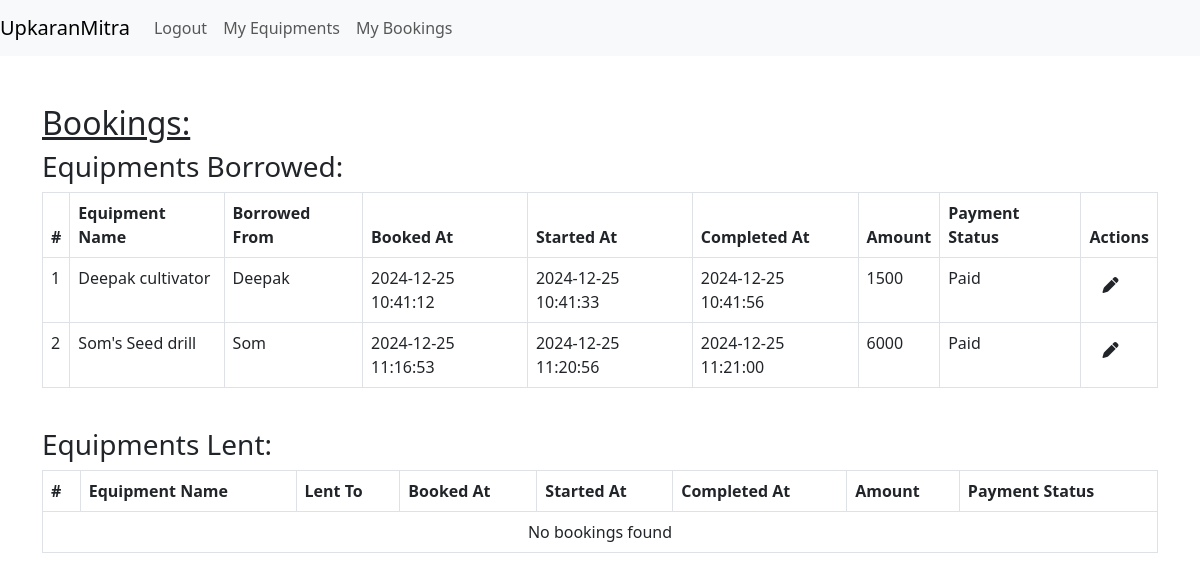
The app's page /myBookings (signed in) with its own data.
### tables this page shows
CREATE TABLE `booking`(
    `id` INTEGER PRIMARY KEY AUTOINCREMENT,
    `user_id` INTEGER NOT NULL,
    `user_equipment_id` INTEGER NOT NULL,
    `booked_at` TEXT,
    `started_at` TEXT,
    `completed_at` TEXT,
    `amount` INTEGER,
    `is_payment_done` INTEGER NOT NULL CHECK (`is_payment_done` IN (0,1)),
    FOREIGN KEY (`user_id`) REFERENCES `user`(`id`)
    FOREIGN KEY (`user_equipment_id`) REFERENCES `user_equipments`(`id`)
);

CREATE TABLE `user_equipments`(
    `id` INTEGER PRIMARY KEY AUTOINCREMENT,
    `user_id` INTEGER NOT NULL,
    `name` TEXT,
    `equipment_category_id` INTEGER NOT NULL,
    `used_for` TEXT,
    `image` BLOB,
    `rate` INTEGER,
    `unit` TEXT,
    `specification` TEXT, `is_available` INTEGER NOT NULL CHECK (`is_available` IN (0,1)) DEFAULT 1,
    FOREIGN KEY (`user_id`) REFERENCES `user`(`id`),
    FOREIGN KEY (`equipment_category_id`) REFERENCES `equipment_category`(`id`)
);

CREATE TABLE `user`(
    `id` INTEGER PRIMARY KEY AUTOINCREMENT,
    `name` TEXT,
    `phone_number` TEXT NOT NULL UNIQUE,
    `email` TEXT,
    `password` TEXT NOT NULL,
    `address_id` INTEGER NOT NULL,
    FOREIGN KEY (`address_id`) REFERENCES `address`(`id`)
);

### app.py (the view)
@app.route('/myBookings', methods=['GET'])
def my_bookings():
    user_id = session['id']
    query = """
    SELECT b.id, b.booked_at, b.started_at, b.completed_at, b.amount, b.is_payment_done,
    ue.name as equipment_name, ue.user_id as borrowed_from_id, u.name as borrowed_from_name
    FROM booking b
    JOIN user_equipments ue ON b.user_equipment_id = ue.id
    JOIN user u ON ue.user_id = u.id
    WHERE b.user_id = ?
    """
    equipments_borrowed = db.execute_select_all_query(query, (user_id,))
    query = """
    SELECT b.id, b.booked_at, b.started_at, b.completed_at, b.amount, b.is_payment_done,
    ue.name as equipment_name, b.user_id as lent_to_id, u.name as lent_to_name
    FROM booking b
    JOIN user_equipments ue ON b.user_equipment_id = ue.id
    JOIN user u ON b.user_id = u.id
    WHERE ue.user_id = ?
    """
    equipments_lent = db.execute_select_all_query(query, (user_id,))
    if equipments_borrowed or equipments_lent:
        return render_template('my_booking.html', equipments_borrowed=equipments_borrowed, equipments_lent=equipments_lent)
    else:
        flash("You don't have any bookings at the moment", "success")
        return render_template('my_booking.html', equipments_borrowed=equipments_borrowed, equipments_lent=equipments_lent)

### database.py (called while the page is built)
    def connect(self):
        try:
            conn = sqlite3.connect(self.db_name)
            return conn
        except sqlite3.Error as e:
            print(f"Failed to connect to the database: {e}")
            return None

    def execute_select_all_query(self, query, params=()):
        conn = self.connect()
        conn.row_factory = sqlite3.Row  # This enables column access by name
        if conn:
            cursor = conn.cursor()
            try:
                cursor.execute(query, params)
                if cursor:
                    rows = cursor.fetchall()
                    records = [dict(row) for row in rows]  # Convert rows to dictionaries
                else:
                    records = []
            except sqlite3.Error as e:
                print(f"Failed to execute Query: {e}")
                records = []
            finally:
                if cursor:
                    cursor.close()
                if conn:
                    conn.close()
        return records

### templates/my_booking.html (shortened to what this page needs)
{% extends "base.html" %}
{% block content %}
<h2><u>Bookings:</u></h2>
<h3>Equipments Borrowed:</h3>
<table class="table table-bordered">
    <thead>
        <tr>
            <th>#</th>
            <th>Equipment Name</th>
            <th>Borrowed From</th>
            <th>Booked At</th>
            <th>Started At</th>
            <th>Completed At</th>
            <th>Amount</th>
            <th>Payment Status</th>
            <th>Actions</th>
        </tr>
    </thead>
    <tbody>
        {% if equipments_borrowed %}
            {% for booking in equipments_borrowed %}
                <tr>
                    <td>{{ loop.index }}</td>
                    <td>{{ booking.equipment_name }}</td>
                    <td>{{ booking.borrowed_from_name }}</td>
                    <td>{{ booking.booked_at }}</td>
                    <td>{{ booking.started_at }}</td>
                    <td>{{ booking.completed_at }}</td>
                    <td>{{ booking.amount }}</td>
                    <td>{{ 'Paid' if booking.is_payment_done else 'Pending' }}</td>
                    <td>
                        <button class="btn" onclick="openEditModal('{{ booking.id }}', '{{ booking.started_at is not none }}', '{{ booking.completed_at is not none }}')">
                            <i class="fas fa-pen"></i>
                        </button>
                    </td>
                </tr>
            {% endfor %}
        {% else %}
            <tr>
                <td colspan="9" class="text-center">No bookings found</td>
            </tr>
        {% endif %}
    </tbody>
</table>
<br/>
<h3>Equipments Lent:</h3>
<table class="table table-bordered">
    <thead>
        <tr>
            <th>#</th>
            <th>Equipment Name</th>
            <th>Lent To</th>
            <th>Booked At</th>
            <th>Started At</th>
            <th>Completed At</th>
            <th>Amount</th>
            <th>Payment Status</th>
        </tr>
    </thead>
    <tbody>
        {% if equipments_lent %}
            {% for booking in equipments_lent %}
                <tr>
                    <td>{{ loop.index }}</td>
                    <td>{{ booking.equipment_name }}</td>
                    <td>{{ booking.lent_to_name }}</td>
                    <td>{{ booking.booked_at }}</td>
                    <td>{{ booking.started_at }}</td>
                    <td>{{ booking.completed_at }}</td>
                    <td>{{ booking.amount }}</td>
                    <td>{{ 'Paid' if booking.is_payment_done else 'Pending' }}</td>
                </tr>
            {% endfor %}
        {% else %}
            <tr>
                <td colspan="8" class="text-center">No bookings found</td>
            </tr>
        {% endif %}
    </tbody>
</table>
{% endblock %}

### templates/base.html (shortened to what this page needs)
<!DOCTYPE html>
<html lang="en">
<head>
    <link rel="stylesheet" href="https://cdn.jsdelivr.net/npm/bootstrap@5.3.0/dist/css/bootstrap.min.css">
    <link rel="stylesheet" href="https://cdnjs.cloudflare.com/ajax/libs/font-awesome/6.0.0-beta3/css/all.min.css">
</head>
<body>
    <nav class="navbar navbar-expand-lg navbar-light bg-light">
        <a class="navbar-brand" href="/">UpkaranMitra</a>
        <div class="collapse navbar-collapse">
            <ul class="navbar-nav ml-auto">
                {% if session['id'] %}
                    <li class="nav-item"><a class="nav-link" href="/logout">Logout</a></li>
                    <li class="nav-item"><a class="nav-link" href="/myEquipments">My Equipments</a></li>
                    <li class="nav-item"><a class="nav-link" href="/myBookings">My Bookings</a></li>
                {% else %}
                    <li class="nav-item"><a class="nav-link" href="/login">Login</a></li>
                    <li class="nav-item"><a class="nav-link" href="/register">Register</a></li>
                {% endif %}
            </ul>
        </div>
    </nav>
    <div class="container mt-5">
        {% block content %}{% endblock %}
    </div>
</body>
</html>

### records on screen
booking: equipment_name "Deepak cultivator", borrowed_from_name "Deepak", booked_at "2024-12-25 10:41:12", started_at "2024-12-25 10:41:33", completed_at "2024-12-25 10:41:56", amount "1500", is_payment_done "Paid"
booking: equipment_name "Som's Seed drill", borrowed_from_name "Som", booked_at "2024-12-25 11:16:53", started_at "2024-12-25 11:20:56", completed_at "2024-12-25 11:21:00", amount "6000", is_payment_done "Paid"
